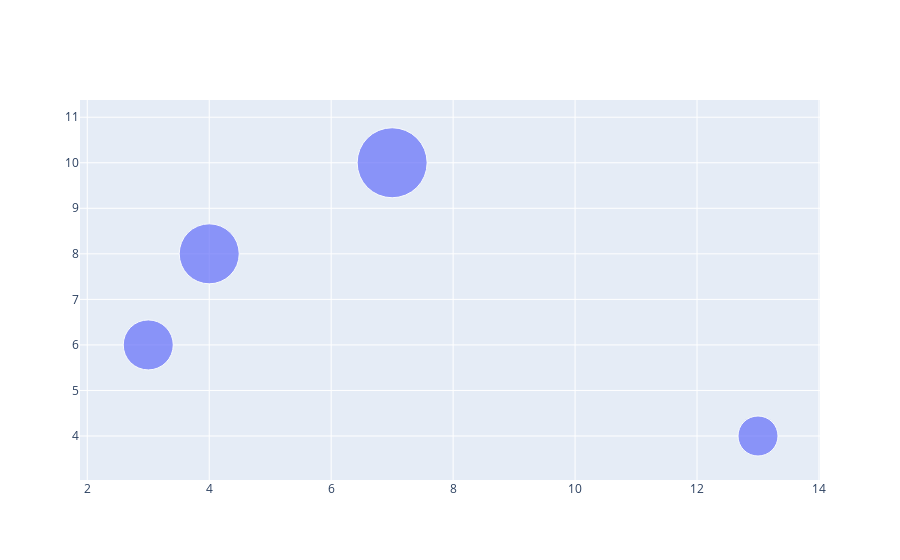

This figure's notebook cell:
### Code cell
fig = go.Figure(go.Scatter(x = x, y = y, mode = 'markers', marker_size = [40,50,60,70], text = ['Product A', 'Product B', 'Product C', 'Product D']))
fig.show()

### Figure 1 — Plotly figure (JSON) as saved in the notebook; plotly's stock layout.template omitted (floating-point values rounded to 4 significant figures)
{"data": [{"marker": {"size": [40, 50, 60, 70]}, "mode": "markers", "text": ["Product A", "Product B", "Product C", "Product D"], "type": "scatter", "x": [13, 3, 4, 7], "y": [4, 6, 8, 10]}], "layout": {"autosize": true, "xaxis": {"autorange": true, "range": [1.797, 14.09], "type": "linear"}, "yaxis": {"autorange": true, "range": [1.812, 13.39], "type": "linear"}}}
